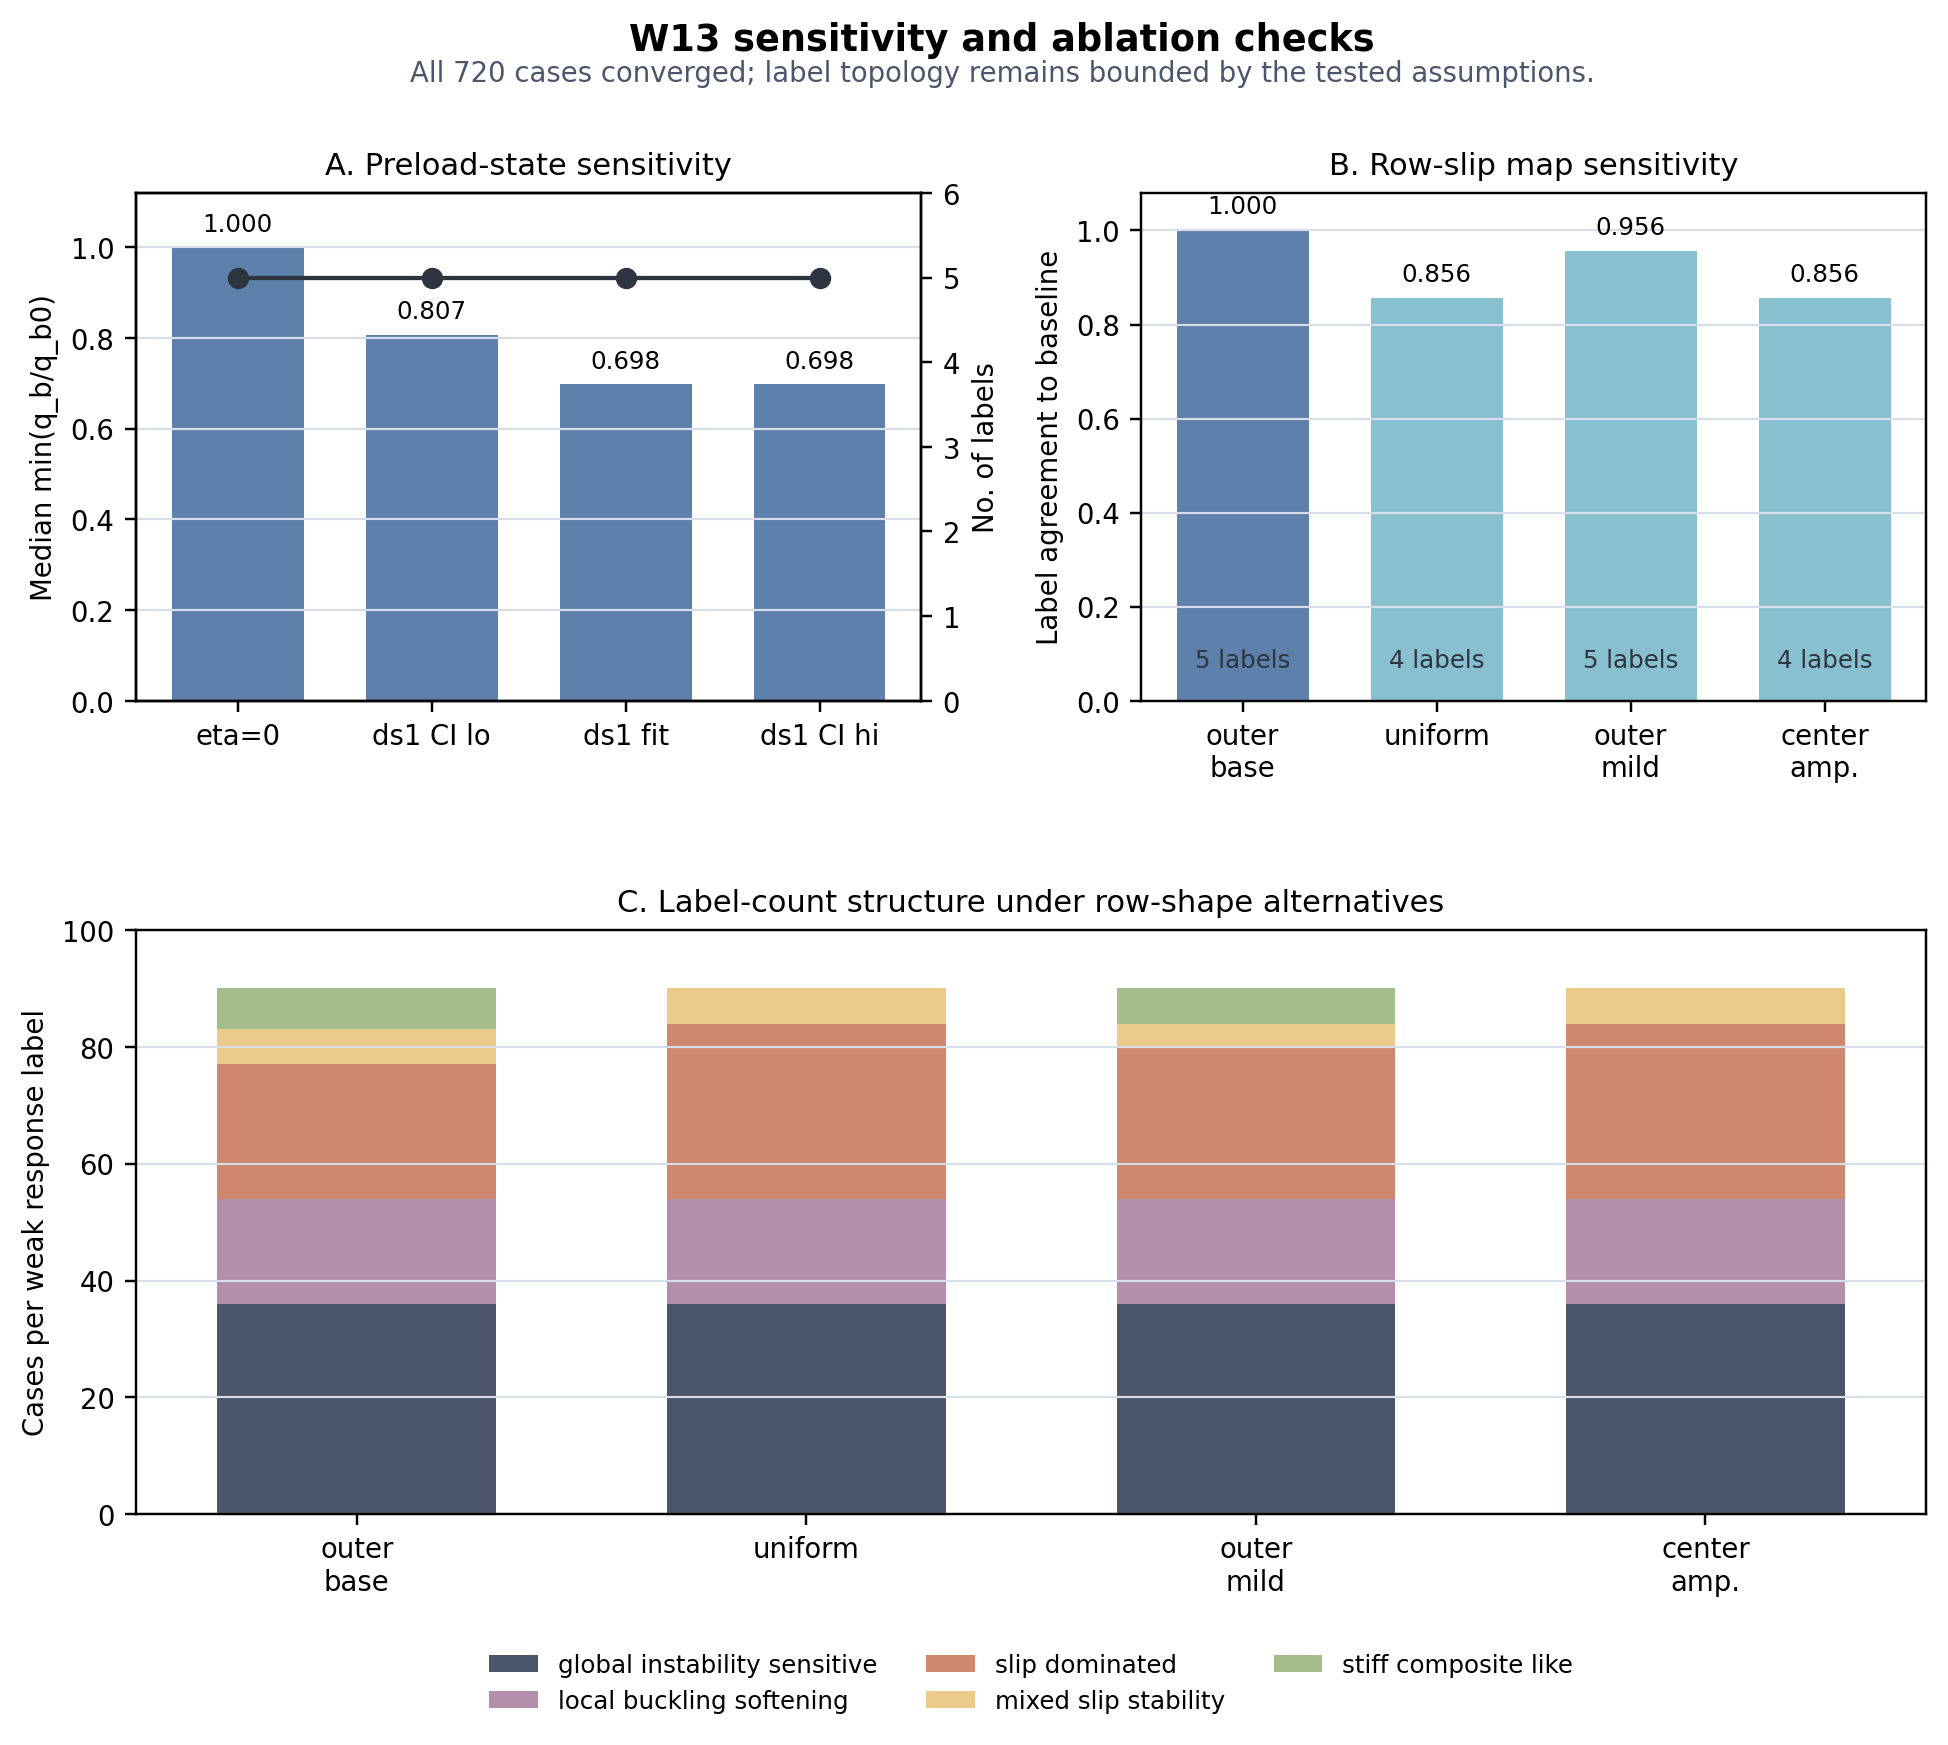

This figure's Python source:
from __future__ import annotations

import csv
import json
import os
from pathlib import Path

import matplotlib

matplotlib.use("Agg")
import matplotlib.pyplot as plt
import numpy as np


ROOT = Path(__file__).resolve().parents[1]


def resolve_output_dir() -> Path:
    env_value = os.environ.get("HSTEEL_OUTPUT_DIR")
    if env_value:
        path = Path(env_value)
        return path if path.is_absolute() else ROOT / path
    public_outputs = ROOT / "outputs"
    if public_outputs.exists() and not (ROOT / "rounds").exists():
        return public_outputs
    return ROOT / "rounds" / "R06_path2_opensees_benchmark" / "outputs"


SUMMARY = resolve_output_dir() / "w13_sensitivity_summary.csv"
OUT = ROOT / "figures" / "fig5_sensitivity_ablation.png"


LABEL_ORDER = [
    "global_instability_sensitive",
    "local_buckling_softening",
    "slip_dominated",
    "mixed_slip_stability",
    "stiff_composite_like",
]

LABEL_COLORS = {
    "global_instability_sensitive": "#4C566A",
    "local_buckling_softening": "#B48EAD",
    "slip_dominated": "#D08770",
    "mixed_slip_stability": "#EBCB8B",
    "stiff_composite_like": "#A3BE8C",
}


def load_rows() -> list[dict[str, object]]:
    rows: list[dict[str, object]] = []
    with SUMMARY.open(newline="", encoding="utf-8") as f:
        for row in csv.DictReader(f):
            row["n_cases"] = int(row["n_cases"])
            row["n_labels"] = int(row["n_labels"])
            row["label_agreement_to_baseline"] = float(row["label_agreement_to_baseline"])
            row["median_final_min_q_b_over_q_b0"] = float(row["median_final_min_q_b_over_q_b0"])
            row["median_total_row_dissipation"] = float(row["median_total_row_dissipation"])
            row["label_counts"] = json.loads(str(row["label_counts_json"]))
            rows.append(row)
    return rows


def short_name(name: str) -> str:
    return {
        "eta_0_no_relaxation": "eta=0",
        "eta_ds1_ci_lo": "ds1 CI lo",
        "eta_ds1_fit": "ds1 fit",
        "eta_ds1_ci_hi": "ds1 CI hi",
        "shape_outer_amplified": "outer\nbase",
        "shape_uniform": "uniform",
        "shape_outer_mild": "outer\nmild",
        "shape_center_amplified": "center\namp.",
    }.get(name, name)


def annotate_values(ax: plt.Axes, xs: np.ndarray, ys: list[float], fmt: str, dy: float = 0.02) -> None:
    for x, y in zip(xs, ys):
        ax.text(x, y + dy, fmt.format(y), ha="center", va="bottom", fontsize=8)


def main() -> None:
    rows = load_rows()
    eta_rows = [r for r in rows if r["scenario_group"] == "eta_envelope"]
    shape_rows = [r for r in rows if r["scenario_group"] == "row_shape"]

    plt.rcParams.update(
        {
            "font.size": 9,
            "axes.titlesize": 10,
            "axes.labelsize": 9,
            "legend.fontsize": 8,
            "figure.dpi": 140,
        }
    )
    fig = plt.figure(figsize=(10.5, 7.8))
    gs = fig.add_gridspec(2, 2, height_ratios=[1, 1.15], hspace=0.42, wspace=0.28)
    ax_eta = fig.add_subplot(gs[0, 0])
    ax_shape = fig.add_subplot(gs[0, 1])
    ax_counts = fig.add_subplot(gs[1, :])

    # Panel A: eta envelope changes the internal preload state, not label topology.
    eta_x = np.arange(len(eta_rows))
    eta_q = [float(r["median_final_min_q_b_over_q_b0"]) for r in eta_rows]
    eta_labels = [int(r["n_labels"]) for r in eta_rows]
    ax_eta.bar(eta_x, eta_q, color="#5E81AC", width=0.68)
    ax_eta.set_xticks(eta_x, [short_name(str(r["scenario_name"])) for r in eta_rows])
    ax_eta.set_ylim(0, 1.12)
    ax_eta.set_ylabel("Median min(q_b/q_b0)")
    ax_eta.set_title("A. Preload-state sensitivity")
    ax_eta.grid(axis="y", color="#D8DEE9", linewidth=0.7)
    annotate_values(ax_eta, eta_x, eta_q, "{:.3f}", dy=0.025)
    ax_eta2 = ax_eta.twinx()
    ax_eta2.plot(eta_x, eta_labels, color="#2E3440", marker="o", linewidth=1.4)
    ax_eta2.set_ylim(0, 6)
    ax_eta2.set_ylabel("No. of labels")
    ax_eta2.set_yticks(range(0, 7))

    # Panel B: row-shape perturbations and label agreement.
    shape_x = np.arange(len(shape_rows))
    agreement = [float(r["label_agreement_to_baseline"]) for r in shape_rows]
    n_labels = [int(r["n_labels"]) for r in shape_rows]
    colors = ["#5E81AC" if i == 0 else "#88C0D0" for i in range(len(shape_rows))]
    ax_shape.bar(shape_x, agreement, color=colors, width=0.68)
    ax_shape.set_xticks(shape_x, [short_name(str(r["scenario_name"])) for r in shape_rows])
    ax_shape.set_ylim(0, 1.08)
    ax_shape.set_ylabel("Label agreement to baseline")
    ax_shape.set_title("B. Row-slip map sensitivity")
    ax_shape.grid(axis="y", color="#D8DEE9", linewidth=0.7)
    annotate_values(ax_shape, shape_x, agreement, "{:.3f}", dy=0.025)
    for x, n in zip(shape_x, n_labels):
        ax_shape.text(x, 0.06, f"{n} labels", ha="center", va="bottom", fontsize=8, color="#2E3440")

    # Panel C: label-count robustness under row-shape perturbation.
    bottoms = np.zeros(len(shape_rows))
    for label in LABEL_ORDER:
        counts = [int(dict(r["label_counts"]).get(label, 0)) for r in shape_rows]
        ax_counts.bar(
            shape_x,
            counts,
            bottom=bottoms,
            color=LABEL_COLORS[label],
            width=0.62,
            label=label.replace("_", " "),
        )
        bottoms += np.array(counts)
    ax_counts.set_xticks(shape_x, [short_name(str(r["scenario_name"])) for r in shape_rows])
    ax_counts.set_ylabel("Cases per weak response label")
    ax_counts.set_title("C. Label-count structure under row-shape alternatives")
    ax_counts.set_ylim(0, 100)
    ax_counts.grid(axis="y", color="#D8DEE9", linewidth=0.7)
    ax_counts.legend(ncols=3, loc="upper center", bbox_to_anchor=(0.5, -0.20), frameon=False)

    fig.suptitle(
        "W13 sensitivity and ablation checks",
        fontsize=12,
        fontweight="bold",
        y=0.98,
    )
    fig.text(0.5, 0.945, "All 720 cases converged; label topology remains bounded by the tested assumptions.", ha="center", fontsize=9, color="#4C566A")
    OUT.parent.mkdir(parents=True, exist_ok=True)
    fig.savefig(OUT, bbox_inches="tight", dpi=220)
    plt.close(fig)
    print(OUT)


if __name__ == "__main__":
    main()
